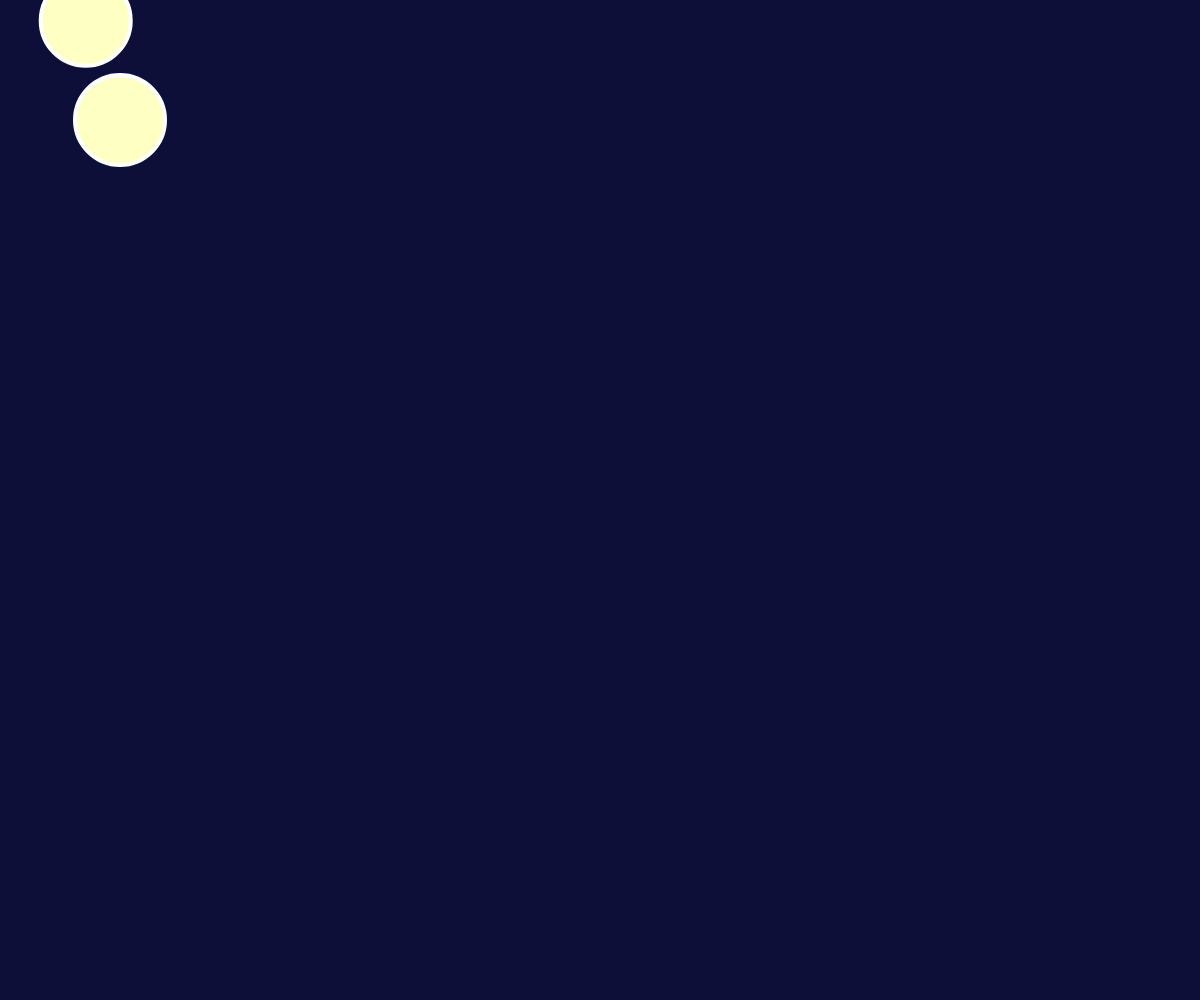
Frame 1 (no input)
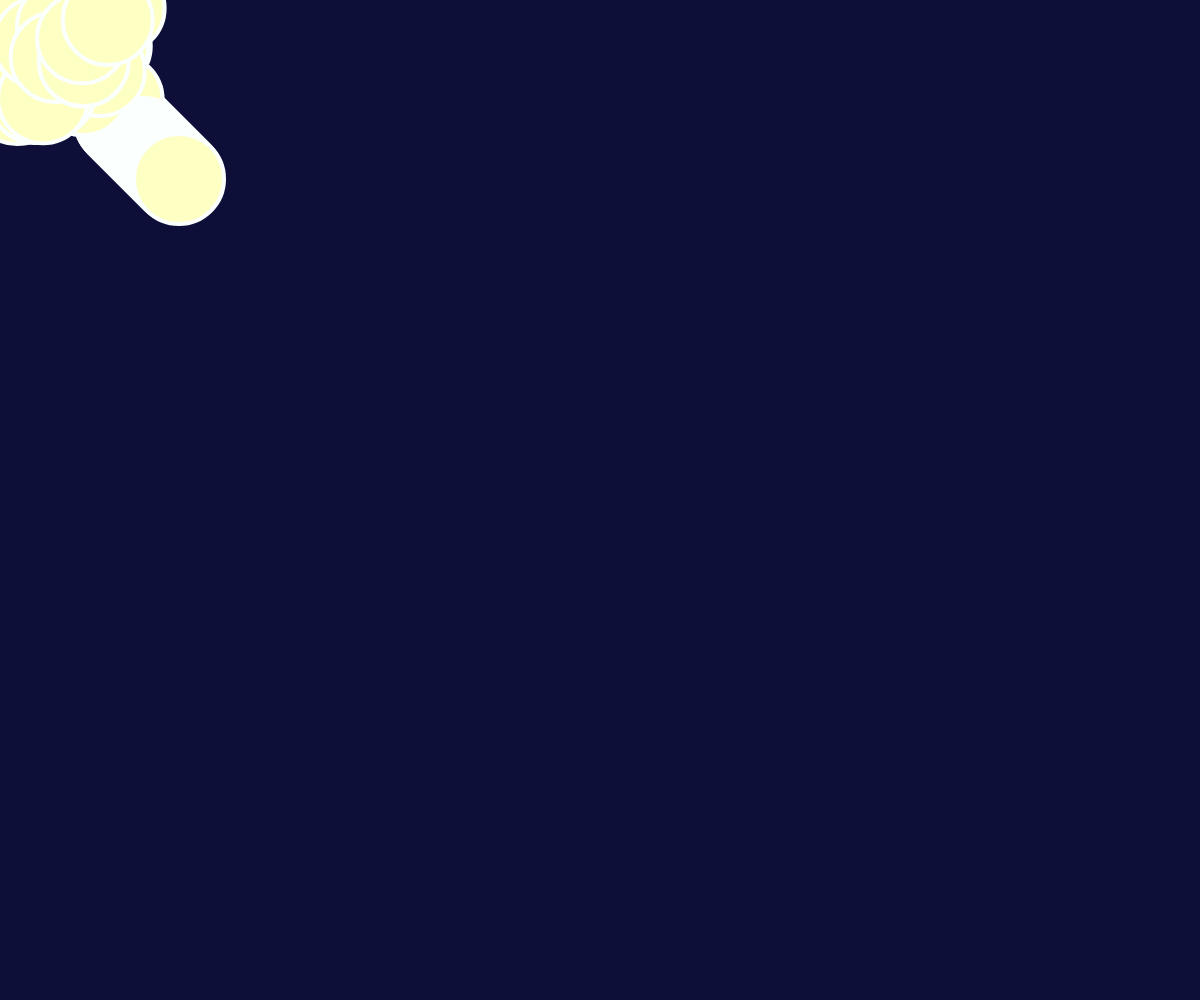
Frame 60 (no input)
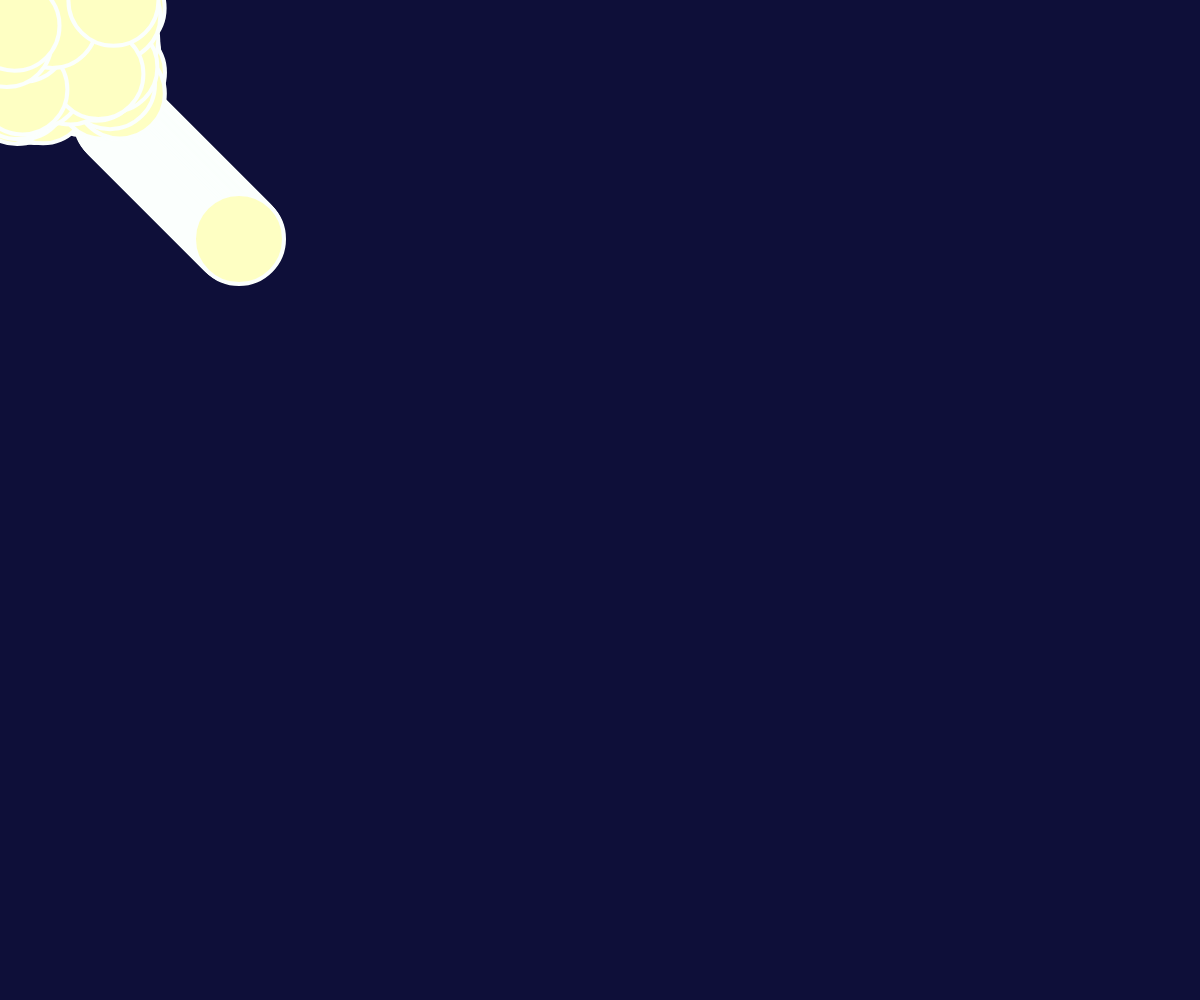
Frame 120 (the mouse pressed at the canvas centre since frame 60)

The p5.js sketch that drew these frames (run headless with seeded random() and noise() and a simulated clock; from frame 60 on, the mouse is pressed at the canvas centre):

// p5.js sketch
// ── sketch.js
// sketch.js
let posX = 120;
let posY = 120;

function setup() {
  var cnv = createCanvas(windowWidth, windowHeight);
  cnv.style('display', 'block');
  background(14, 15, 57);
}

function draw () {
  fill (254, 255, 195);
  stroke(251, 255, 253);
  strokeWeight(4);
  ellipse(random(120), random(100), 90, 90);
  ellipse(posX, posY, 90, 90);
  posX = posX + 1;
  posY = posY + 1;
  if(posX == windowWidth){
    posX = 40;
  }
 if(posY == windowHeight){
  posY = 40;
 }

}
